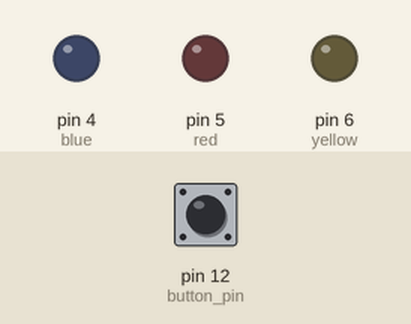
A sketch run on a simulated Arduino Uno, built with avr-gcc and run on an emulated ATmega328P. Shown: output pins drawn as LEDs (lit = HIGH). The test bench sets the inputs (shaded band); at power-on: pin 12 (button_pin) HIGH.

Above: at 1.2 s.
1.3 s: pin 12 (button_pin) pulled LOW for 0.15 s
At 2.2 s:
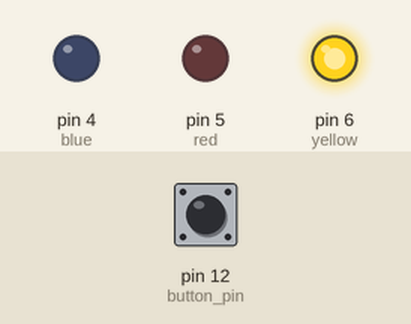
2.9 s: pin 12 (button_pin) pulled LOW for 1 s
At 3.5 s:
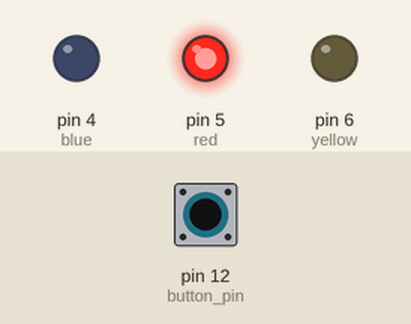
5.4 s: pin 12 (button_pin) pulled LOW for 0.15 s
At 6.6 s:
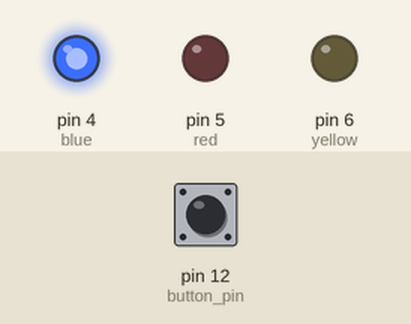
7.0 s: pin 12 (button_pin) pulled LOW for 3.2 s
At 7.8 s:
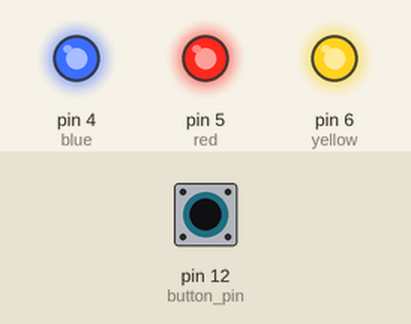
Timing chart, 0 to 10.0 s (numbered marks = the images above; inputs shaded):
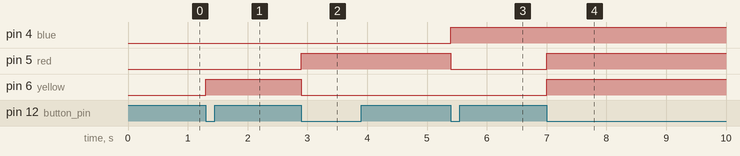

The sketch:

code.ino
```cpp
int button_pin = 12;
int button_value ;
int yellow = 6, red = 5, blue = 4;
int previous_button = 0 ;
int current_button ;
int count = 0;
void setup()
{
  pinMode(button_pin, INPUT);
  pinMode(yellow, OUTPUT);
  pinMode(red, OUTPUT);
  pinMode(blue, OUTPUT);
  Serial.begin(9600);
}

void loop()
{
  current_button = digitalRead(button_pin);
  if(current_button == LOW && previous_button == HIGH){
    count = count + 1;
  }
  previous_button = current_button;
  if(count == 1 ) digitalWrite(yellow, HIGH);
  if(count == 2){
    digitalWrite(yellow, LOW);
    digitalWrite(red, HIGH);
  }
  if(count == 3) {
    digitalWrite(red, LOW);
    digitalWrite(blue, HIGH);
  }
  if(count == 4){
    digitalWrite(yellow, HIGH);
    digitalWrite(red, HIGH);
  }
  if(count ==5 ){
    digitalWrite(yellow, LOW);
    digitalWrite(red, LOW);
    digitalWrite(blue, LOW);
  }
  if(count == 6) count = 1;
  /*
  if(count % 2 == 0 ) digitalWrite(led_pin , LOW);
  else digitalWrite(led_pin , HIGH);
  */

}
```

Measured:
- after the input at 1.3 s, pin 6 (yellow): LOW → HIGH at once
- after the input at 2.9 s, pin 5 (red): LOW → HIGH at once; pin 6 (yellow): HIGH → LOW at once
- after the input at 5.4 s, pin 4 (blue): LOW → HIGH at once; pin 5 (red): HIGH → LOW at once
- after the input at 7.0 s, pin 5 (red), pin 6 (yellow): LOW → HIGH at once
